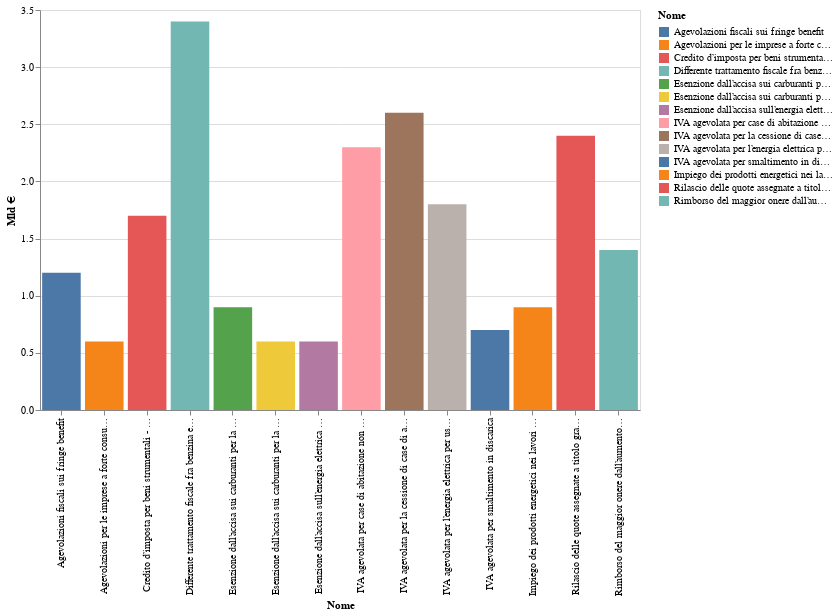

The notebook cell saved with this chart:
### Code cell
chart = alt.Chart(suss_amb).mark_bar().encode(
    x=alt.X("Nome:N", title="Nome"),  
    y=alt.Y("Mld €:Q", title="Mld €"),    
    color=alt.Color("Nome:N"),           
    tooltip=[alt.Tooltip("Nome:N"),      
             alt.Tooltip("Mld €:Q")        
            ]
).properties(
    width=600,  
    height=400   
)

display(chart)

### Figure 1 — Vega-Lite specification as saved in the notebook (floating-point values rounded to 4 significant figures)
{"config": {"view": {"continuousWidth": 300, "continuousHeight": 300}}, "data": {"name": "data-e394d59b78d4c92d1d7f796ea8e70f14"}, "mark": {"type": "bar"}, "encoding": {"color": {"field": "Nome", "type": "nominal"}, "tooltip": [{"field": "Nome", "type": "nominal"}, {"field": "Mld €", "type": "quantitative"}], "x": {"field": "Nome", "title": "Nome", "type": "nominal"}, "y": {"field": "Mld €", "title": "Mld €", "type": "quantitative"}}, "height": 400, "width": 600, "$schema": "https://vega.github.io/schema/vega-lite/v5.8.0.json", "datasets": {"data-e394d59b78d4c92d1d7f796ea8e70f14": [{"Codice": "EN.SI.24", "Nome": "Differente trattamento fiscale fra benzina e gasolio", "Mld €": 3.4, "FFS": "FFS", "Livello di riformabilità": " Nazionale"}, {"Codice": "IVA.01", "Nome": "IVA agevolata per la cessione di case di abitazione non di lusso", "Mld €": 2.6, "FFS": null, "Livello di riformabilità": "Nazionale"}, {"Codice": "EN.SD.01", "Nome": "Rilascio delle quote assegnate a titolo gratuito", "Mld €": 2.4, "FFS": "FFS", "Livello di riformabilità": " Europeo"}, {"Codice": "IVA.13", "Nome": "IVA agevolata per case di abitazione non di lusso", "Mld €": 2.3, "FFS": null, "Livello di riformabilità": "Nazionale"}, {"Codice": "IVA.07", "Nome": "IVA agevolata per l’energia elettrica per uso domestico", "Mld €": 1.8, "FFS": "FFS", "Livello di riformabilità": " Nazionale"}, {"Codice": "AL.SI.02", "Nome": "Credito d’imposta per beni strumentali - Mezzogiorno", "Mld €": 1.7, "FFS": null, "Livello di riformabilità": "Nazionale"}, {"Codice": "EN.SI.19", "Nome": "Rimborso del maggior onere dall’aumento dell’accisa sul gasolio", "Mld €": 1.4, "FFS": "FFS", "Livello di riformabilità": " Nazionale"}, {"Codice": "TR.SI.04", "Nome": "Agevolazioni fiscali sui fringe benefit", "Mld €": 1.2, "FFS": "FFS", "Livello di riformabilità": " Nazionale"}, {"Codice": "EN.SI.21", "Nome": "Impiego dei prodotti energetici nei lavori agricoli e assimilati", "Mld €": 0.9, "FFS": "FFS", "Livello di riformabilità": " Nazionale"}, {"Codice": "EN.SI.04", "Nome": "Esenzione dall’accisa sui carburanti per la navigazione aerea", "Mld €": 0.9, "FFS": "FFS", "Livello di riformabilità": " Internazionale/Nazionale"}, {"Codice": "IVA.17", "Nome": "IVA agevolata per smaltimento in discarica", "Mld €": 0.7, "FFS": null, "Livello di riformabilità": "Nazionale"}, {"Codice": "EN.SI.05", "Nome": "Esenzione dall’accisa sui carburanti per la navigazione marittima", "Mld €": 0.6, "FFS": "FFS", "Livello di riformabilità": " Nazionale"}, {"Codice": "EN.SI.02", "Nome": "Esenzione dall’accisa sull’energia elettrica per le abitazioni", "Mld €": 0.6, "FFS": "FFS", "Livello di riformabilità": " Nazionale"}, {"Codice": "EN.SI.29", "Nome": "Agevolazioni per le imprese a forte consumo di energia elettrica", "Mld €": 0.6, "FFS": "FFS", "Livello di riformabilità": " Nazionale"}]}}
